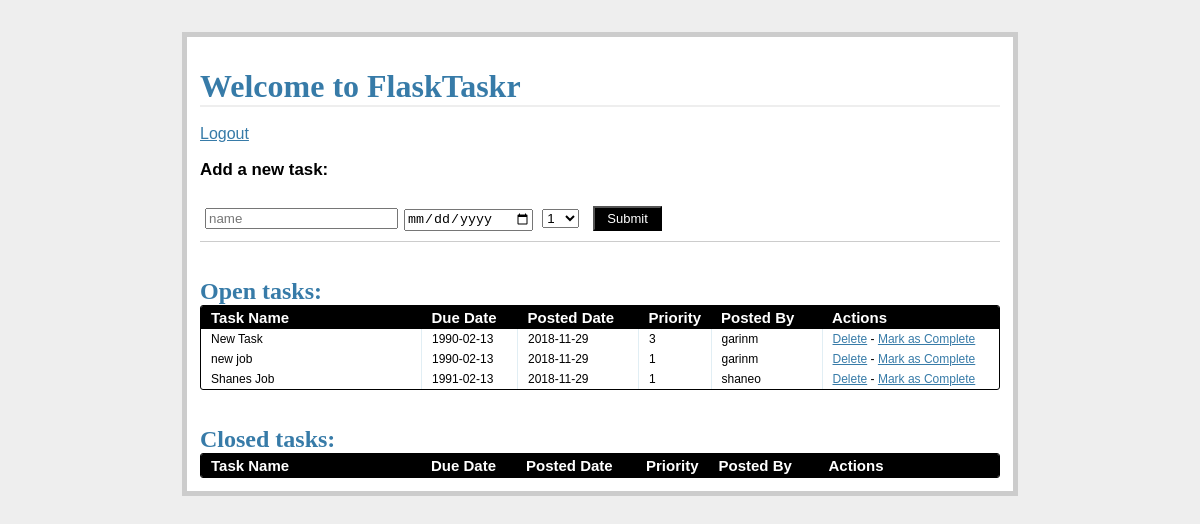
The page /tasks/ (signed in) on the database as committed earlier.
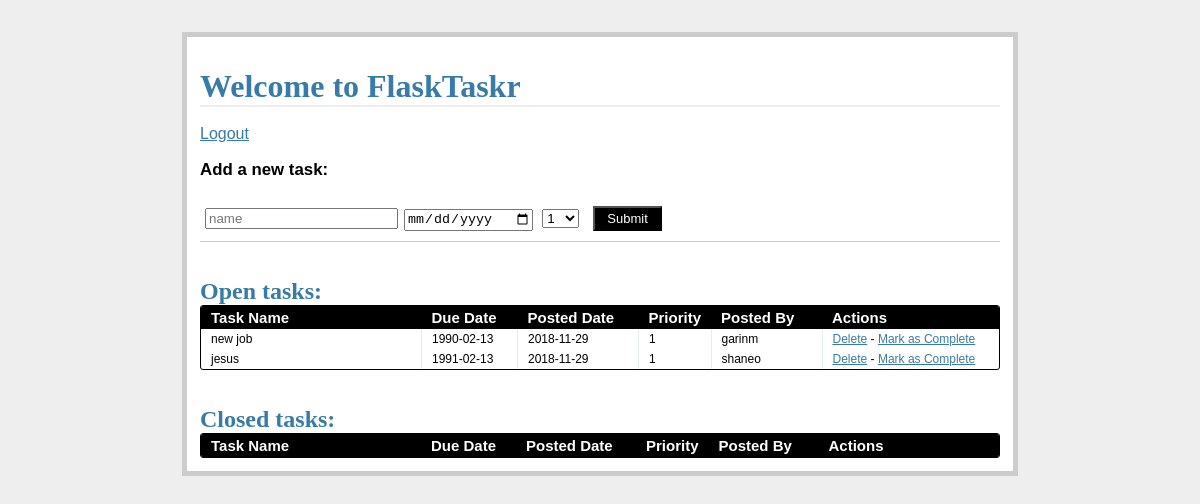
The same page on the database as committed later.
### models.py (models this page shows, shortened)
class Task(db.Model):
    __tablename__ = 'tasks'
    task_id = db.Column(db.Integer, primary_key=True)
    name = db.Column(db.String, nullable=False)
    due_date = db.Column(db.Date, nullable=False)
    priority = db.Column(db.Integer, nullable=False)
    posted_date = db.Column(db.Date, default=datetime.datetime.utcnow())
    status = db.Column(db.Integer)
    user_id = db.Column(db.Integer, db.ForeignKey('user.id'))

class User(db.Model):
    __tablename = 'users'
    id = db.Column(db.Integer, primary_key=True)
    name = db.Column(db.String, unique=True, nullable=False)
    email = db.Column(db.String, unique=True, nullable=False)
    password = db.Column(db.String, nullable=False)
    tasks = db.relationship('Task', backref='poster')

### views.py (the view)
@app.route('/tasks/')
@login_required
def tasks():
    return render_template(
        'tasks.html',
        form=AddTaskForm(request.form),
        open_tasks=open_tasks(),
        closed_tasks=closed_tasks()
    )

### forms.py
class AddTaskForm(FlaskForm):
    task_id = IntegerField()
    name = StringField('Task Name', validators=[DataRequired()])
    due_date = DateField(
        'Date Due (mm/dd/yyyy)',
        validators=[DataRequired()], format='%m/%d/%Y'
    )
    priority = SelectField(
        'Priority',
        validators=[DataRequired()],
        choices=[
            ('1', '1'), ('2', '2'), ('3', '3'), ('4', '4'), ('5', '5'),
             ('6', '6'), ('7', '7'), ('8', '8'), ('9', '9'), ('10', '10'),
        ]
    )
    status = IntegerField('Status')

### views.py (called while the page is built)
def open_tasks():
    return db.session.query(Task).filter_by(status='1').order_by(Task.due_date.asc())

def closed_tasks():
    return db.session.query(Task).filter_by(status='0').order_by(Task.due_date.asc())

def login_required(test):
    @wraps(test)
    def wrap(*args, **kwargs):
        if "logged_in" in session:
            return test(*args, **kwargs)
        else:
            flash('You need to login first.')
            return redirect(url_for('login'))
    return wrap

### templates/tasks.html (shortened to what this page needs)
{% extends "_base.html" %}
{% block content %}
<h1>Welcome to FlaskTaskr</h1>
<br>
<a href="{{ url_for('logout') }}">Logout</a>
<div class="add-task">
  <h3>Add a new task:</h3>
  <form action="{{ url_for('new_task') }}" method="post" class="inline-form">
    <div class="input-group">
      {{ form.name(placeholder="name") }}
    </div>
    <div class="input-group">
      {{ form.due_date(placeholder="due date") }}
    </div>
    <div class="input-group">
      {{ form.priority(placeholder="priority") }}
    </div>
    <div class="input-group">
      <button class="button" type="submit">Submit</button>
    </div>
</div>
<div class="entries">
  <br>
  <br>
  <h2>Open tasks:</h2>
  <div class="datagrid">
    <table>
      <thead>
        <tr>
          <th width="200px"><strong>Task Name</strong></th>
          <th width="75px"><strong>Due Date</strong></th>
          <th width="100px"><strong>Posted Date</strong></th>
          <th width="50px"><strong>Priority</strong></th>
          <th width="90px"><strong>Posted By</strong></th>
          <th><strong>Actions</strong></th>
        </tr>
      </thead>
      {% for task in open_tasks %}
        <tr>
          <td width="200px">{{ task.name }}</td>
          <td width="75px">{{ task.due_date }}</td>
          <td width="100px">{{ task.posted_date }}</td>
          <td width="50px">{{ task.priority }}</td>
          <td width="90px">{{ task.poster.name }}</td>
          <td>
            <a href="{{ url_for('delete_entry', task_id = task.task_id) }}">Delete</a>  -
            <a href="{{ url_for('complete', task_id = task.task_id) }}">Mark as Complete</a>
          </td>
        </tr>
      {% endfor %}
    </table>
  </div>
</div>
<br>
<br>
<div class="entries">
  <h2>Closed tasks:</h2>
  <div class="datagrid">
    <table>
      <thead>
        <tr>
          <th width="200px"><strong>Task Name</strong></th>
          <th width="75px"><strong>Due Date</strong></th>
          <th width="100px"><strong>Posted Date</strong></th>
          <th width="50px"><strong>Priority</strong></th>
          <th width="90px"><strong>Posted By</strong></th>
          <th><strong>Actions</strong></th>
        </tr>
      </thead>
    </table>
  </div>
</div>
{% endblock %}

### templates/_base.html (shortened to what this page needs)
<!DOCTYPE html>
<html lang="en">
<head>
    <link rel="stylesheet" href="{{ url_for('static', filename='css/main.css') }}">
</head>
<body>
<div class="page">
    <br>
    {% block content %}
    {% endblock  %}
</div>
</body>
</html>

### static/css/main.css (style rules this page uses)
body { font-family: sans-serif; background: #eee; }
a, h1, h2 { color: #377BA8; }
h1, h2 { font-family: 'Georgia', serif; margin: 0; }
h1 { border-bottom: 2px solid #eee; }
h2 { font-size: 1.5em; }
.page { margin: 2em auto; width: 50em; border: 5px solid #ccc; padding: 0.8em; background: white; }
.entries { list-style: none; margin: 0; padding: 0; }
.add-task { font-size: 0.9em; border-bottom: 1px solid #ccc; }
.input-group { margin-bottom: 15px; }
.datagrid table { border-collapse: collapse; text-align: left; width: 100%; }
.datagrid { background: #fff; overflow: hidden; border: 1px solid #000000; border-radius: 3px; }
.datagrid table td, .datagrid table th { padding: 3px 10px; }
.datagrid table thead th { background-color:#000000; color:#FFFFFF; font-size: 15px; font-weight: bold; }
.datagrid table thead th:first-child { border: none; }
.datagrid table tbody td { color: #000000; border-left: 1px solid #E1EEF4; font-size: 12px; font-weight: normal; }
.datagrid table tbody td:first-child { border-left: none; }
.datagrid table tbody tr:last-child td { border-bottom: none; }
.button { background-color:#000; display:inline-block; color:#ffffff; font-size:13px; padding:3px 12px; margin: 0; text-decoration:none; position:relative; }
.inline-form .input-group { display: inline-block; margin: 10px 5px; }
.input-group input { width: 100%; }

Rows that differ between the two databases and show on the page:
removed Task: name "New Task", due_date "1990-02-13", posted_date "2018-11-29", priority "3", poster.name "garinm"
changed Task "shaneo": name "Shanes Job" → "jesus"
